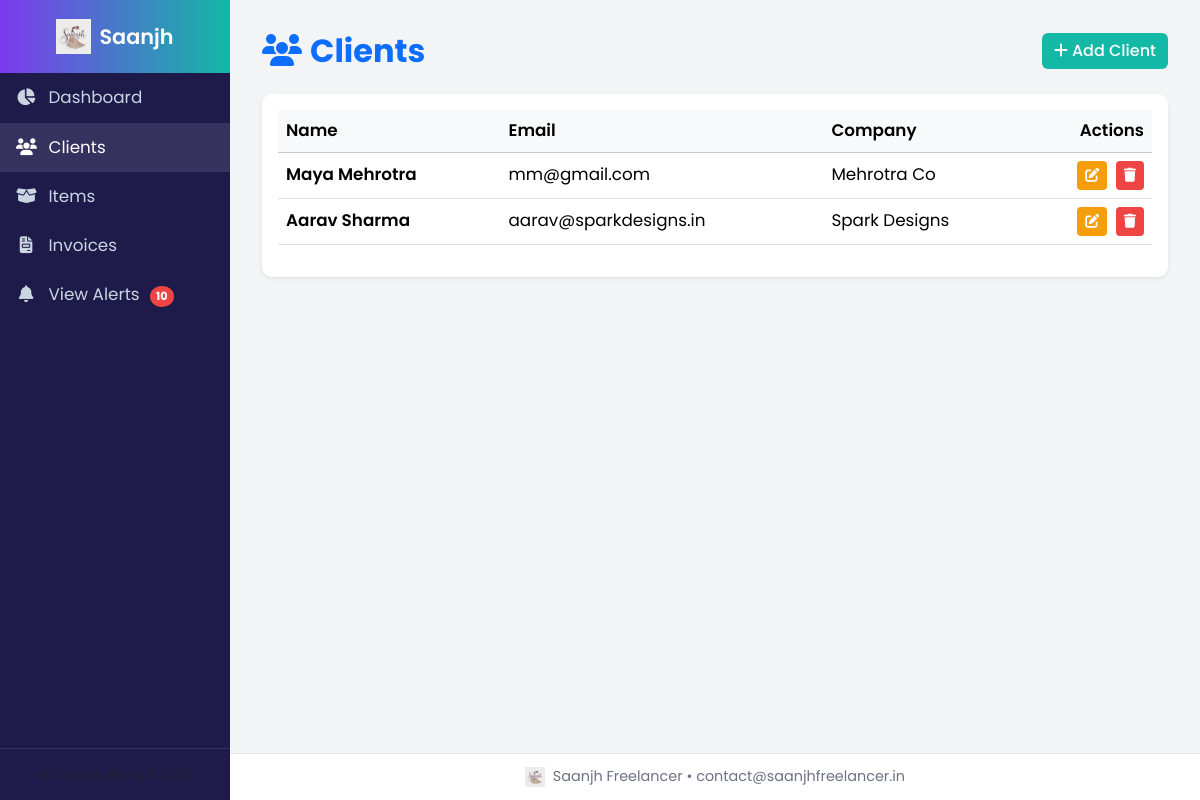
The app's page /clients with its own data.
### tables this page shows
CREATE TABLE clients(
        id INTEGER PRIMARY KEY AUTOINCREMENT,
        name TEXT,
        email TEXT,
        company TEXT
    );

### freelancer-invoice-app/app.py (the view)
@app.route('/clients')
def clients():
    conn = connect()
    rows = conn.execute("SELECT * FROM clients ORDER BY id DESC").fetchall()
    conn.close()
    return render_template("clients.html", clients=rows)

### freelancer-invoice-app/app.py (called while the page is built)
def connect():
    conn = sqlite3.connect(DB)
    conn.row_factory = sqlite3.Row
    return conn

### freelancer-invoice-app/templates/clients.html
{% extends 'base.html' %}
{% block content %}
<div class="d-flex justify-content-between align-items-center mb-4">
  <h2 class="fw-bold text-primary mb-0"><i class="fa-solid fa-users me-2"></i>Clients</h2>
  <a href="{{ url_for('add_client') }}" class="btn btn-success">
    <i class="fa-solid fa-plus me-1"></i>Add Client
  </a>
</div>
<div class="card shadow-sm border-0">
  <div class="card-body">
    {% if clients %}
    <div class="table-responsive">
      <table class="table align-middle">
        <thead class="table-light">
          <tr>
            <th>Name</th>
            <th>Email</th>
            <th>Company</th>
            <th class="text-end">Actions</th>
          </tr>
        </thead>
        <tbody>
          {% for c in clients %}
          <tr>
            <td class="fw-semibold">{{ c.name }}</td>
            <td>{{ c.email }}</td>
            <td>{{ c.company }}</td>
            <td class="text-end">
              <a href="{{ url_for('edit_client', id=c.id) }}" class="btn btn-warning btn-sm me-1">
                <i class="fa-solid fa-pen-to-square"></i>
              </a>
              <a href="{{ url_for('delete_client', id=c.id) }}" class="btn btn-danger btn-sm"
                 onclick="return confirm('Delete this client?')">
                <i class="fa-solid fa-trash"></i>
              </a>
            </td>
          </tr>
          {% endfor %}
        </tbody>
      </table>
    </div>
    {% else %}
    <p class="text-muted text-center my-3">No clients found. Add one above.</p>
    {% endif %}
  </div>
</div>
{% endblock %}

### freelancer-invoice-app/static/style.css (style rules this page uses)
:root { --saanjh-purple: #7c3aed; --saanjh-teal: #14b8a6; --saanjh-bg: #f8fafc; --saanjh-text: #1f2937; }
body { font-family: 'Poppins', sans-serif; font-size: 1.05rem; background-color: var(--saanjh-bg); color: var(--saanjh-text); scroll-behavior: smooth; }
.card { border-radius: 10px; transition: all 0.25s ease-in-out; }
.btn { transition: all 0.25s ease; font-weight: 500; }
.btn-success { background-color: var(--saanjh-teal); border: none; }
.btn-warning { background-color: #f59e0b; border: none; color: white; }
.btn-danger { background-color: #ef4444; border: none; }
.table thead th { font-weight: 600; }

### freelancer-invoice-app/templates/base.html (style rules this page uses)
:root { --saanjh-purple:#7c3aed; --saanjh-teal:#14b8a6; --sidebar-bg:#1e1b4b; }
body { font-family:'Poppins',sans-serif; background:#f3f4f6; overflow-x:hidden; min-height:100vh; display:flex; }

### records on screen
clients: name "Maya Mehrotra", email "mm@gmail.com", company "Mehrotra Co"
clients: name "Aarav Sharma", email "aarav@sparkdesigns.in", company "Spark Designs"

### other values on screen
{{ config['BUSINESS_NAME'] }} "Saanjh Freelancer"
{{ config['BUSINESS_EMAIL'] }} "contact@saanjhfreelancer.in"
